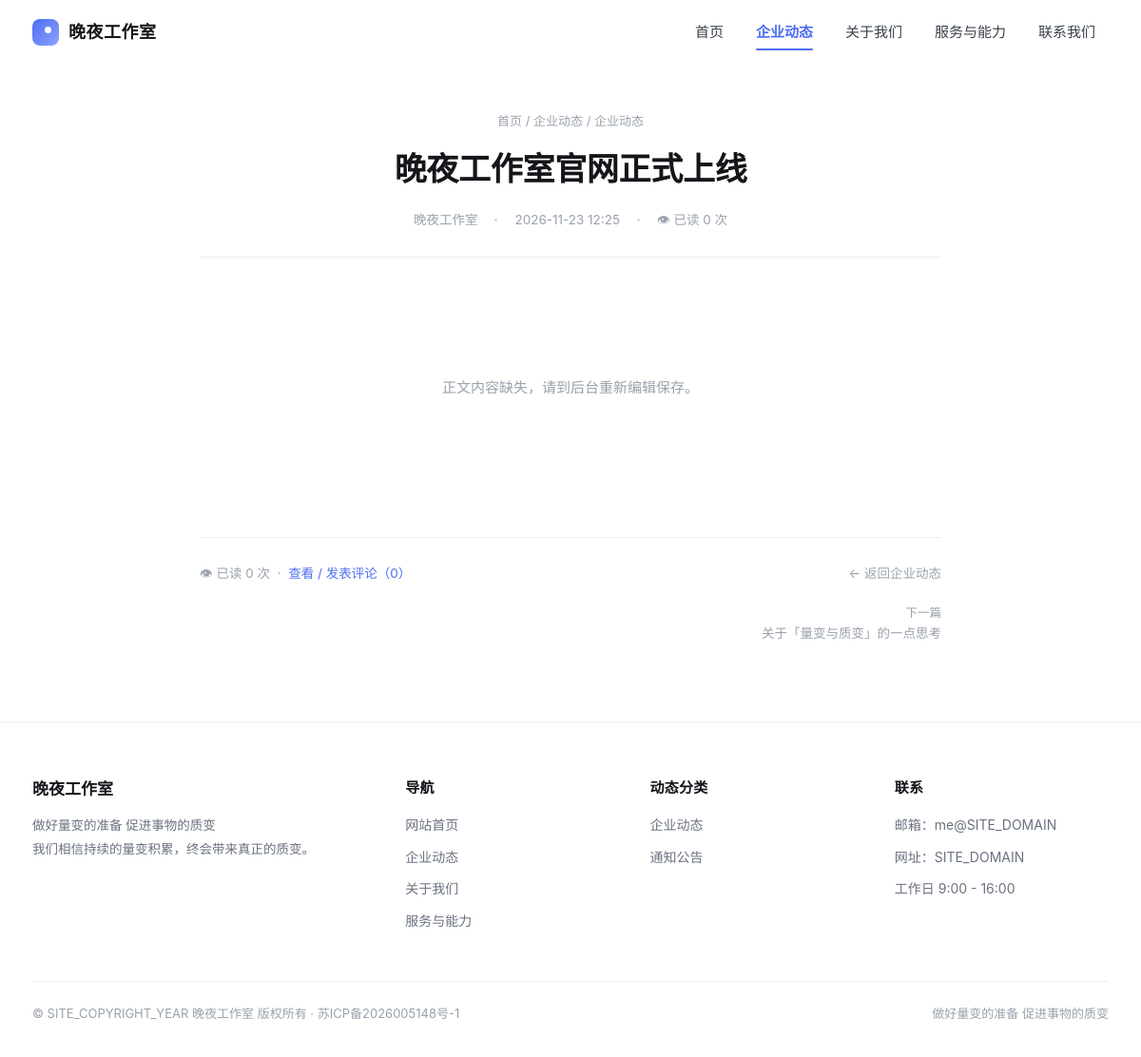
The page /article/index.php?id=1 on the database its author committed.
### tables this page shows
CREATE TABLE `isw_posts` (
  `id`            INT UNSIGNED NOT NULL AUTO_INCREMENT COMMENT '文章编号',
  `title`         VARCHAR(200) NOT NULL DEFAULT '' COMMENT '标题',
  `author`        VARCHAR(64)  NOT NULL DEFAULT '晚夜工作室' COMMENT '作者',
  `category`      VARCHAR(20)  NOT NULL DEFAULT 'news' COMMENT '分类：news动态 / notice通知',
  `summary`       VARCHAR(255) NOT NULL DEFAULT '' COMMENT '摘要（列表卡片展示）',
  `cover`         VARCHAR(255) NOT NULL DEFAULT '' COMMENT '封面图（可选）',
  `ip`            VARCHAR(45)  NOT NULL DEFAULT '' COMMENT '发布者IP',
  `status`        TINYINT(1)   NOT NULL DEFAULT 1 COMMENT '状态：1已发布 0草稿',
  `views`         INT UNSIGNED NOT NULL DEFAULT 0 COMMENT '点击量',
  `comments`      INT UNSIGNED NOT NULL DEFAULT 0 COMMENT '评论量',
  `published_at`  DATETIME     DEFAULT NULL COMMENT '发布时间',
  `created_at`    DATETIME     NOT NULL DEFAULT CURRENT_TIMESTAMP COMMENT '创建时间',
  `updated_at`    DATETIME     NOT NULL DEFAULT CURRENT_TIMESTAMP ON UPDATE CURRENT_TIMESTAMP COMMENT '更新时间',
  PRIMARY KEY (`id`),
  KEY `idx_status_time` (`status`, `published_at`),
  KEY `idx_category` (`category`)
);

### includes/functions.php (called while the page is built, shortened)
<?php
require_once dirname(__FILE__) . DIRECTORY_SEPARATOR . 'db.php';
if (!function_exists('__isw_bootstrap')) {
function e($str)
{
    return htmlspecialchars((string)$str, ENT_QUOTES, 'UTF-8');
}
function url($path = '')
{
    return BASE_URL . ltrim((string)$path, '/');
}
function client_ip()
{
    $keys = array('HTTP_X_FORWARDED_FOR', 'HTTP_CLIENT_IP', 'REMOTE_ADDR');
    foreach ($keys as $k) {
        if (!empty($_SERVER[$k])) {
            $ip = trim(explode(',', $_SERVER[$k])[0]);
            if (filter_var($ip, FILTER_VALIDATE_IP)) return $ip;
        }
    }
    return '0.0.0.0';
}
function str_limit($str, $len = 100, $suffix = '…')
{
    $str = trim((string)$str);
    if (function_exists('mb_substr')) {
        if (mb_strlen($str, 'UTF-8') <= $len) return $str;
        return mb_substr($str, 0, $len, 'UTF-8') . $suffix;
    }
    return substr($str, 0, $len) . $suffix;
}
function fmt_date($time, $format = 'Y-m-d')
{
    $ts = is_numeric($time) ? (int)$time : strtotime($time);
    return $ts ? date($format, $ts) : '';
}
function valid_id($id)
{
    $id = (string)$id;
    return (preg_match('/^[1-9][0-9]{0,9}$/', $id) === 1) ? (int)$id : 0;
}
function setting($key, $default = '')
{
    static $cache = array();
    if (isset($cache[$key])) return $cache[$key];
    $v = db_val('SELECT svalue FROM isw_settings WHERE skey = ?', array($key), null);
    $cache[$key] = $v;
    return $v;
}
function comments_enabled()
{
    return setting('enable_comment', '1') === '1';
}
function post_md_file($id)
{
    return DATA_PATH . $id . '.md';
}
function post_html_file($id)
{
    return DATA_PATH . $id . '.html';
}
function get_post_content($id)
{
    $id = valid_id($id);
    $file = post_html_file($id);
    $mdFile = post_md_file($id);
    return '';
}
function visitor_token()
{
    $token = function_exists('random_bytes') ? bin2hex(random_bytes(16)) : md5(uniqid('', true));
    return $token;
}
function record_view($id)
{
    $id = valid_id($id);
    $token = visitor_token();
    $ip = client_ip();
    try {
        $stmt = db_query('INSERT IGNORE INTO isw_post_views (post_id, visitor, ip, created_at)
                          VALUES (?, ?, ?, NOW())', array($id, $token, $ip));
        if ($stmt->rowCount() > 0) {
            return true;
        }
    } catch (Exception $ex) {
    }
    return false;
}
}

### includes/db.php (called while the page is built, shortened)
<?php
function db()
{
    static $pdo = null;
    if ($pdo !== null) return $pdo;
    $dsn = 'mysql:host=' . DB_HOST . ';port=' . DB_PORT . ';dbname=' . DB_NAME . ';charset=' . DB_CHARSET;
    try {
        $pdo = new PDO($dsn, DB_USER, DB_PASS, array(
            PDO::ATTR_ERRMODE            => PDO::ERRMODE_EXCEPTION,
            PDO::ATTR_DEFAULT_FETCH_MODE => PDO::FETCH_ASSOC,
            PDO::ATTR_EMULATE_PREPARES   => false,
        ));
        return $pdo;
    } catch (Exception $ex) {
        $failed = true;
        $GLOBALS['__DB_ERROR__'] = $ex->getMessage();
        return null;
    }
}
function db_or_die()
{
    $pdo = db();
    return $pdo;
}
function db_query($sql, $params = array())
{
    $pdo = db_or_die();
    $stmt = $pdo->prepare($sql);
    $stmt->execute($params);
    return $stmt;
}
function db_one($sql, $params = array())
{
    $row = db_query($sql, $params)->fetch();
    return $row === false ? null : $row;
}
function db_val($sql, $params = array(), $default = null)
{
    $row = db_one($sql, $params);
    $v = array_shift($row);
    return $v === null ? $default : $v;
}

### includes/article_view.php (the view, shortened to what this page needs)
<?php
if (!function_exists('isw_render_article')) {
function isw_render_article($post, $views, $content, $prev, $next)
{
    $id  = (int)$post['id'];
    $time = $post['published_at'] ? $post['published_at'] : $post['created_at'];
    $html = '<section class="article-page">' . "\n"
          . '    <div class="container">' . "\n"
          . '        <article class="article-wrap">' . "\n"
          . '            <div class="article-head">' . "\n"
          . '                <div class="crumb">' . "\n"
          . '                    <a href="' . e(url()) . '">首页</a> /' . "\n"
          . '                    <a href="' . e(url('news/')) . '">企业动态</a> /' . "\n"
          . '                    ' . ($post['category'] === 'notice' ? '通知公告' : '企业动态') . "\n"
          . '                </div>' . "\n"
          . '                <h1>' . e($post['title']) . '</h1>' . "\n"
          . '                <div class="meta">' . "\n"
          . '                    <span>' . e($post['author']) . '</span>' . "\n"
          . '                    <span class="dot"></span>' . "\n"
          . '                    <span>' . e(fmt_date($time, 'Y-m-d H:i')) . '</span>' . "\n"
          . '                    <span class="dot"></span>' . "\n"
          . '                    <span class="read-badge">👁 已读 ' . (int)$views . ' 次</span>' . "\n";
    $html .= '                </div>' . "\n"
           . '            </div>' . "\n\n"
           . '            <div class="article-content">' . "\n";
    if ($content === '') {
        $html .= '                <p class="empty-state">正文内容缺失，请到后台重新编辑保存。</p>' . "\n";
    } else {
        $html .= '                ' . $content . "\n";
    }
    $html .= '            </div>' . "\n\n"
           . '            <div class="article-foot">' . "\n"
           . '                <div>' . "\n"
           . '                    <span class="read-badge">👁 已读 ' . (int)$views . ' 次</span>' . "\n";
    if (comments_enabled()) {
        $html .= '                    &nbsp;·&nbsp;' . "\n"
               . '                    <a class="slide-ul" style="color:var(--brand)"'
               . ' href="' . e(url('comment/?id=' . $id)) . '">'
               . '查看 / 发表评论（' . (int)$post['comments'] . '）</a>' . "\n";
    }
    $html .= '                </div>' . "\n"
           . '                <div>' . "\n"
           . '                    <a class="slide-ul" href="' . e(url('news/')) . '">← 返回企业动态</a>' . "\n"
           . '                </div>' . "\n"
           . '            </div>' . "\n";
    if ($prev || $next) {
        $html .= '            <div class="article-foot" style="margin-top:18px;border-top:none;padding-top:0;display:block">' . "\n"
               . '                <div style="display:flex;justify-content:space-between;gap:16px;flex-wrap:wrap">' . "\n"
               . '                    <div style="max-width:48%">' . "\n";
        $html .= '                    </div>' . "\n"
               . '                    <div style="max-width:48%;text-align:right">' . "\n";
        if ($next) {
            $html .= '                        <div style="color:var(--muted);font-size:12.5px">下一篇</div>' . "\n"
                   . '                        <a class="slide-ul" href="' . e(url('article/?id=' . (int)$next['id'])) . '">'
                   . e(str_limit($next['title'], 40)) . '</a>' . "\n";
        }
        $html .= '                    </div>' . "\n"
               . '                </div>' . "\n"
               . '            </div>' . "\n";
    }
    $html .= '        </article>' . "\n"
           . '    </div>' . "\n"
           . '</section>' . "\n";
    return $html;
}
}

### includes/site_header.php (shortened to what this page needs)
<?php
require_once dirname(__FILE__) . DIRECTORY_SEPARATOR . 'functions.php';
$activeNav = isset($activeNav) ? $activeNav : '';
$siteName  = setting('site_name', SITE_NAME);
$siteSlogan = setting('site_slogan', SITE_SLOGAN);
$icp       = setting('icp', SITE_ICP);
?>
<!DOCTYPE html>
<html lang="zh-CN">
<head>
<link rel="stylesheet" href="<?php echo e(url('assets/css/style.css')); ?>">
<link rel="stylesheet" href="<?php echo e(url('assets/vendor/highlight.min.css')); ?>">
</head>
<body>
<header class="site-nav" id="siteNav">
    <div class="nav-inner">
        <a class="nav-logo" href="<?php echo e(url()); ?>">
            <span class="mark"></span><span><?php echo e($siteName); ?></span>
        </a>
        <nav class="nav-menu" id="navMenu">
            <a href="<?php echo e(url()); ?>" class="<?php echo ($activeNav === 'home') ? 'active' : ''; ?>">首页</a>
            <a href="<?php echo e(url('news/')); ?>" class="<?php echo ($activeNav === 'news') ? 'active' : ''; ?>">企业动态</a>
            <a href="<?php echo e(url('#about')); ?>" class="<?php echo ($activeNav === 'about') ? 'active' : ''; ?>">关于我们</a>
            <a href="<?php echo e(url('#service')); ?>" class="<?php echo ($activeNav === 'service') ? 'active' : ''; ?>">服务与能力</a>
            <a href="<?php echo e(url('#contact')); ?>" class="<?php echo ($activeNav === 'contact') ? 'active' : ''; ?>">联系我们</a>
        </nav>
    </div>
</header>
<main>

### article/index.php (shortened to what this page needs)
<?php
require_once dirname(__FILE__) . DIRECTORY_SEPARATOR . '..' . DIRECTORY_SEPARATOR . 'includes' . DIRECTORY_SEPARATOR . 'functions.php';
require_once dirname(__FILE__) . DIRECTORY_SEPARATOR . '..' . DIRECTORY_SEPARATOR . 'includes' . DIRECTORY_SEPARATOR . 'article_view.php';
$siteName = setting('site_name', SITE_NAME);
$id = valid_id(isset($_GET['id']) ? $_GET['id'] : 0);
$post = db_one('SELECT * FROM isw_posts WHERE id = ? AND status = 1', array($id));
$views  = (int)db_val('SELECT views FROM isw_posts WHERE id = ?', array($id), 0);
$content = get_post_content($id);
$prev = db_one('SELECT id, title FROM isw_posts WHERE status = 1 AND id < ? ORDER BY id DESC LIMIT 1', array($id));
$next = db_one('SELECT id, title FROM isw_posts WHERE status = 1 AND id > ? ORDER BY id ASC LIMIT 1', array($id));
$activeNav = 'news';
require_once dirname(__FILE__) . DIRECTORY_SEPARATOR . '..' . DIRECTORY_SEPARATOR . 'includes' . DIRECTORY_SEPARATOR . 'site_header.php';
echo isw_render_article($post, $views, $content, $prev, $next);
require_once dirname(__FILE__) . DIRECTORY_SEPARATOR . '..' . DIRECTORY_SEPARATOR . 'includes' . DIRECTORY_SEPARATOR . 'site_footer.php';

### includes/site_footer.php (shortened to what this page needs)
</main>
<footer class="site-footer" id="contact">
    <div class="container">
        <div class="footer-grid">
            <div class="footer-brand">
                <div class="name"><?php echo e($siteName); ?></div>
                <div class="slogan">
                    <?php echo e($siteSlogan); ?><br>
                    我们相信持续的量变积累，终会带来真正的质变。
                </div>
            </div>
            <div>
                <h4>导航</h4>
                <ul>
                    <li><a class="slide-ul" href="<?php echo e(url()); ?>">网站首页</a></li>
                    <li><a class="slide-ul" href="<?php echo e(url('news/')); ?>">企业动态</a></li>
                    <li><a class="slide-ul" href="<?php echo e(url('#about')); ?>">关于我们</a></li>
                    <li><a class="slide-ul" href="<?php echo e(url('#service')); ?>">服务与能力</a></li>
                </ul>
            </div>
            <div>
                <h4>动态分类</h4>
                <ul>
                    <li><a class="slide-ul" href="<?php echo e(url('news/?category=news')); ?>">企业动态</a></li>
                    <li><a class="slide-ul" href="<?php echo e(url('news/?category=notice')); ?>">通知公告</a></li>
                </ul>
            </div>
            <div>
                <h4>联系</h4>
                <ul>
                    <li>邮箱：me@<?php echo e(SITE_DOMAIN); ?></li>
                    <li>网址：<?php echo e(SITE_DOMAIN); ?></li>
                    <li>工作日 9:00 - 16:00</li>
                </ul>
            </div>
        </div>
        <div class="footer-bottom">
            <div>
                © <?php echo e(SITE_COPYRIGHT_YEAR); ?> <?php echo e($siteName); ?> 版权所有 ·
                <a class="slide-ul" href="https://beian.miit.gov.cn/" target="_blank" rel="noopener nofollow"><?php echo e($icp); ?></a>
            </div>
            <div><?php echo e($siteSlogan); ?></div>
        </div>
    </div>
</footer>
</body>
</html>

### rows shown on the page
isw_posts: title "晚夜工作室官网正式上线", author "晚夜工作室", published_at "2026-11-23 12:25", comments "0"
isw_posts: title "关于「量变与质变」的一点思考"

### other values the page prints
$siteName "晚夜工作室"
$views "0"
$siteSlogan "做好量变的准备 促进事物的质变"
SITE_DOMAIN "SITE_DOMAIN"
SITE_COPYRIGHT_YEAR "SITE_COPYRIGHT_YEAR"
$icp "苏ICP备2026005148号-1"
